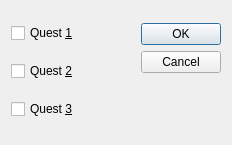
<?xml version="1.0" encoding="UTF-8"?>
<ui version="4.0">
 <class>CopyWidget</class>
 <widget class="QDialog" name="CopyWidget">
  <property name="geometry">
   <rect>
    <x>0</x>
    <y>0</y>
    <width>232</width>
    <height>145</height>
   </rect>
  </property>
  <property name="minimumSize">
   <size>
    <width>232</width>
    <height>145</height>
   </size>
  </property>
  <property name="maximumSize">
   <size>
    <width>232</width>
    <height>145</height>
   </size>
  </property>
  <property name="focusPolicy">
   <enum>Qt::StrongFocus</enum>
  </property>
  <layout class="QGridLayout" name="gridLayout">
   <item row="3" column="0">
    <widget class="QCheckBox" name="quest2CheckBox">
     <property name="text">
      <string>Quest &amp;2</string>
     </property>
     <property name="icon">
      <iconset resource="../resources/skyward_sword_resources.qrc">
       <normaloff>:/icons/Game2</normaloff>:/icons/Game2</iconset>
     </property>
     <property name="iconSize">
      <size>
       <width>32</width>
       <height>32</height>
      </size>
     </property>
    </widget>
   </item>
   <item row="4" column="0">
    <widget class="QCheckBox" name="quest3CheckBox">
     <property name="text">
      <string>Quest &amp;3</string>
     </property>
     <property name="icon">
      <iconset resource="../resources/skyward_sword_resources.qrc">
       <normaloff>:/icons/Game3</normaloff>:/icons/Game3</iconset>
     </property>
     <property name="iconSize">
      <size>
       <width>32</width>
       <height>32</height>
      </size>
     </property>
    </widget>
   </item>
   <item row="2" column="0">
    <widget class="QCheckBox" name="quest1CheckBox">
     <property name="text">
      <string>Quest &amp;1</string>
     </property>
     <property name="icon">
      <iconset resource="../resources/skyward_sword_resources.qrc">
       <normaloff>:/icons/Game1</normaloff>:/icons/Game1</iconset>
     </property>
     <property name="iconSize">
      <size>
       <width>32</width>
       <height>32</height>
      </size>
     </property>
    </widget>
   </item>
   <item row="2" column="1" rowspan="3">
    <widget class="QDialogButtonBox" name="buttonBox">
     <property name="orientation">
      <enum>Qt::Vertical</enum>
     </property>
     <property name="standardButtons">
      <set>QDialogButtonBox::Cancel|QDialogButtonBox::Ok</set>
     </property>
    </widget>
   </item>
  </layout>
 </widget>
 <resources>
  <include location="../resources/skyward_sword_resources.qrc"/>
 </resources>
 <connections>
  <connection>
   <sender>buttonBox</sender>
   <signal>rejected()</signal>
   <receiver>CopyWidget</receiver>
   <slot>reject()</slot>
   <hints>
    <hint type="sourcelabel">
     <x>175</x>
     <y>33</y>
    </hint>
    <hint type="destinationlabel">
     <x>220</x>
     <y>39</y>
    </hint>
   </hints>
  </connection>
  <connection>
   <sender>buttonBox</sender>
   <signal>accepted()</signal>
   <receiver>CopyWidget</receiver>
   <slot>accept()</slot>
   <hints>
    <hint type="sourcelabel">
     <x>184</x>
     <y>22</y>
    </hint>
    <hint type="destinationlabel">
     <x>220</x>
     <y>85</y>
    </hint>
   </hints>
  </connection>
 </connections>
</ui>
